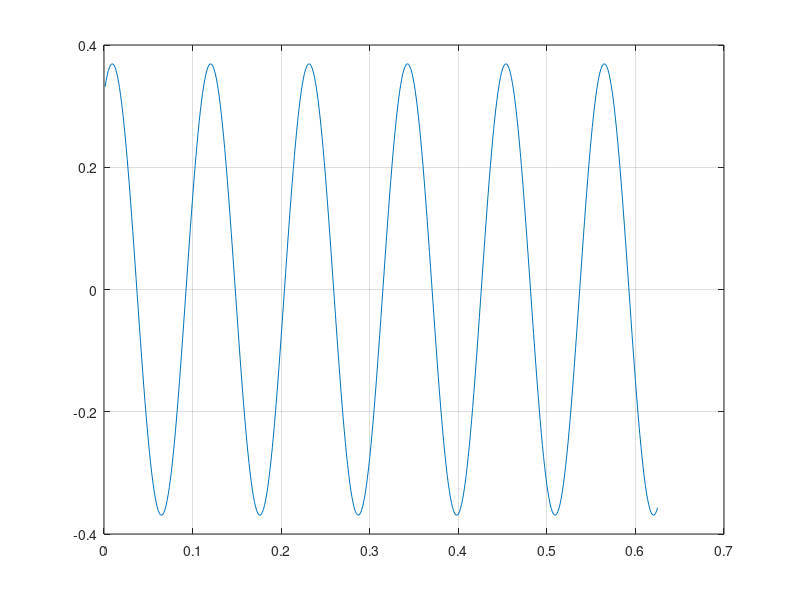

MATLAB code for this plot: (Note: this script raises an error after producing the figure.)

%part 3.2
%--- make a plot of sum of cosines
dt = 1/800;
XX = rand(1,3).*exp(2i*pi*rand(1,3)); %--Random amplitude and phases
freq = 9;
ccsum = zeros(1,500);
for kx = 1:length(XX)
kt = 1:500;
t = kt*dt;
Ak = abs(XX(kx));
phik = angle(XX(kx));
ccsum(kt) = ccsum(kt) + Ak*cos(2*pi*freq*t + phik);
tt(kt) = t;
end
plot(tt,ccsum) %-- Plot the sum sinusoid
grid on, zoom on, shg



%part 3.3
mySig.freq = 2; %-- (in hertz)
mySig.complexAmp = 5*exp(j*pi/4);
dur = 2;
start = -1;
dt = 1/(32*mySig.freq);
mySigWithVals = makeCosVals(mySig, dur, start, dt);
%- Plot the values in sigWithVals



%part 3.4
ss(1).freq = 15; ss(1).complexAmp = exp(j*pi/4);
ss(2).freq = 12; ss(2).complexAmp = 2i;
ss(3).freq = 9; ss(3).complexAmp = -4;
dur = 1;
tstart = -0.5;
dt = 1/(15*32); %-- use the highest frequency to define delta_t
ssOut = addCosVals( ss, dur, tstart, dt );
plot(ssOut.times, ssOut.vals)

%period: each graph has a period of 1/9, 1/12, and 1/15...the least common
%multiple of those three numbers is 1/3, so the period of ssOut is 1/3.
%the fundamental frequency can be determined by this period: T = 1/f, so f
%is 3 Hz. 


